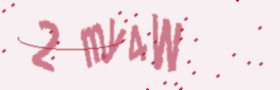
#> input picture dataset/generated/2my4w.png, 280 x 90 px; its folder holds only this picture in this run
$ jupyter execute --allow-errors computer_vision_proves.ipynb
#> lines starting #> are read from the running program, lines starting #| are printed output that depends on the picture; after the words box and inside, x2 and y2 are one past the last pixel; in counts of white or black regions, pixels touching at a corner belong together
The target of this notebook is separate the characters in different images, the actual CNN use a naive focus. But in a complex problem like a captchan the naive focus isn't the best.

I think if I discover a way of separate the characters I will have a better accuracy than the actually.

El principal problema que estoy teniendo en este proyecto es clasificar la imagen completa de golpe como una única categoría (Enfoque naive) hay una explosión convinatoria. Haciendo que a la CNN se le dificulte mucho aprender la información necesaria para la clasificación de las letras de manera eficiente.

¿Qué soluciones propuestas he encontrado para ello?

Pues pasar de el enfoque naive a la separación de las letras del dataset mediante mecanismos de aprendizaje no supervisado

# DBSCAN

En el presente código muestro el approach de DBSCAN y llego a la conclusión de que no es un buen mecanismo para la separación de las letras.

[cell 1]
import os
from PIL import Image
import numpy as np
from sklearn.cluster import DBSCAN
from tqdm import tqdm
import random

[cell 2]
folder = "./dataset/generated/"
files = os.listdir(folder)

[cell 3]
def getImage(file, folder="./dataset/generated/"):
    return np.array(Image.open(f"{folder}{file}"))

img_hsv = getImage(files[0])
#> in getImage, returned value is the input picture: shape (90, 280, 3); mean R, G, B 241.4, 223.1, 227.1

diccionario = {

}

[cell 4]
i,j,k = img_hsv.shape
dicc = {}
for a in range(i):
    for b in range(j):
        pixel = tuple(img_hsv[a, b, :])
        dicc[pixel] = dicc.get(pixel,0) + 1
#> after the loop, dicc = 1342 items
color_mayor = max(dicc, key=dicc.get)
#> color_mayor = (247, 239, 241)

[cell 5]
top_colores = sorted(dicc.items(), key=lambda item: item[1], reverse=True)
#> top_colores = 1342 items
segundo_color = top_colores[1][0]
#> segundo_color = (205, 121, 138)

[cell 6]
mascara = np.all(img_hsv == segundo_color, axis=-1)
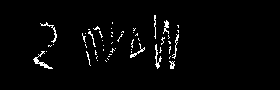
#> mascara: shape (90, 280) bool; 2.6% white in thin lines or dots, all inside (x1, y1, x2, y2) = (33, 15, 179, 69)

puntos = np.argwhere(mascara)
#> puntos = 645 pairs, first value 15 to 68, second value 33 to 178
print(f"Total de puntos a clusterizar: {len(puntos)}")
#| Total de puntos a clusterizar: 645

if len(puntos) > 50000:
    indices = np.random.choice(len(puntos), size=50000, replace=False)
    puntos_muestra = puntos[indices]
else:
    puntos_muestra = puntos
#> puntos_muestra has the same summary as puntos

db = DBSCAN(eps=10, min_samples=15)
labels = db.fit_predict(puntos_muestra)
#> labels = 645 values, max 2 at index 17, min 0 at index 0, mean 0.953

n_clusters = len(set(labels)) - (1 if -1 in labels else 0)
#> n_clusters = 3
n_ruido = list(labels).count(-1)
#> n_ruido = 0

print(f"Clusters encontrados: {n_clusters}")
#| Clusters encontrados: 3
print(f"Píxeles descartados como ruido: {n_ruido}")
#| Píxeles descartados como ruido: 0

[cell 7]
import matplotlib.pyplot as plt

alto, ancho = img_hsv.shape[:2]
canvas = np.zeros((alto, ancho), dtype=np.int32)

for (y, x), label in zip(puntos_muestra, labels):
    canvas[y, x] = label + 1
#> this loop made 645 passes
#> (y, x, label) on passes 1 to 3: (15, 154, 0), (15, 155, 0), (16, 154, 0)
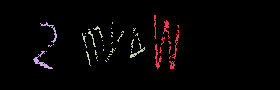
#> canvas: shape (90, 280) int32; 4 distinct labels, from 0 to 3; one colour per label, 0 black

plt.figure(figsize=(10, 6))
plt.imshow(canvas, cmap="tab20")
plt.title(f"DBSCAN sobre segundo color {segundo_color} ({n_clusters} clusters)")
plt.axis("off")
plt.show()

[cell 8]
def calcular_clusters_imagen(imagen,getImage=True):
    i,j,k = imagen.shape
    dicc = {}
    for a in range(i):
        for b in range(j):
            pixel = tuple(imagen[a, b, :])
            dicc[pixel] = dicc.get(pixel,0) + 1
    top_colores = sorted(dicc.items(), key=lambda item: item[1], reverse=True)
    segundo_color = top_colores[1][0]
    mascara = np.all(imagen == segundo_color, axis=-1)

    puntos = np.argwhere(mascara)

    if len(puntos) > 50000:
        indices = np.random.choice(len(puntos), size=50000, replace=False)
        puntos_muestra = puntos[indices]
    else:
        puntos_muestra = puntos

    db = DBSCAN(eps=8, min_samples=15)
    labels = db.fit_predict(puntos_muestra)

    n_clusters = len(set(labels)) - (1 if -1 in labels else 0)
    n_ruido = list(labels).count(-1)

    alto, ancho = img_hsv.shape[:2]
    canvas = np.zeros((alto, ancho), dtype=np.int32)

    for (y, x), label in zip(puntos_muestra, labels):
        canvas[y, x] = label + 1

    if getImage:
        plt.figure(figsize=(10, 6))
        plt.imshow(canvas, cmap="tab20")
        plt.title(f"DBSCAN sobre segundo color {segundo_color} ({n_clusters} clusters)")
        plt.axis("off")
        plt.show()
    return n_clusters

## Ejemplos de clasificación relacizados por DBSCAN

[cell 9]
k = max(1, int(len(files) * 0.001))
files_sample = random.sample(files, k)
_ = [calcular_clusters_imagen(getImage(file)) for file in tqdm(files_sample)]
#> in calcular_clusters_imagen, `i,j,k = imagen.shape`: i = 90; j = 280; k = 3
#> after the loop in calcular_clusters_imagen, `for a in range(i):`: dicc = 1342 items
#> in calcular_clusters_imagen, `segundo_color = top_colores[1][0]`: segundo_color = (205, 121, 138)
#> in calcular_clusters_imagen, `puntos_muestra = puntos`: puntos_muestra has the same summary as puntos outside calcular_clusters_imagen
#> in calcular_clusters_imagen, `labels = db.fit_predict(puntos_muestra)`: labels = 645 values, max 4 at index 127, min -1 at index 17, mean 1.18
#> in calcular_clusters_imagen, `n_clusters = len(set(labels)) - (1 if -1 in labels else 0)`: n_clusters = 5
#> in calcular_clusters_imagen, `n_ruido = list(labels).count(-1)`: n_ruido = 4
#> the loop in calcular_clusters_imagen, `for (y, x), label in zip(puntos_muestra, labels):` made 645 passes

decimos que dbscan clasifico correctamente en el caso de haber conseguido 5 clusters, debido a que tenemos unas 5 letras a clasificar.

[cell 10]
k = max(1, int(len(files) * 0.01))
files_sample = random.sample(files, k)
clusters = [calcular_clusters_imagen(getImage(file),getImage=False) for file in tqdm(files_sample)]
#> the loop in calcular_clusters_imagen (call 2), `for (y, x), label in zip(puntos_muestra, labels):` made 645 passes
#> clusters = [5]

[cell 11]
import matplotlib.pyplot as plt
from collections import Counter
import statistics

media = statistics.mean(clusters)
#> media = 5
mediana = statistics.median(clusters)
#> mediana = 5
try:
    moda = statistics.mode(clusters)
#> moda = 5
except statistics.StatisticsError:
    moda = statistics.multimode(clusters)

desv_estandar = statistics.stdev(clusters) if len(clusters) > 1 else 0
#> desv_estandar = 0

print(f"Total de muestras analizadas: {len(clusters)}")
#| Total de muestras analizadas: 1
print(f"Media: {media:.2f}")
#| Media: 5.00
print(f"Mediana: {mediana}")
#| Mediana: 5
print(f"Moda: {moda}")
#| Moda: 5
print(f"Desviación estándar: {desv_estandar:.2f}")
#| Desviación estándar: 0.00

conteo = Counter(clusters)
#> conteo = {5: 1}
valores = sorted(conteo.keys())
#> valores = [5]
frecuencias = [conteo[v] for v in valores]
#> frecuencias = [1]

plt.figure(figsize=(8, 5))
barras = plt.bar(valores, frecuencias, color="#2b5c8f", edgecolor="black", alpha=0.85)

for barra in barras:
    altura = barra.get_height()
    plt.annotate(f"{altura}",
                 xy=(barra.get_x() + barra.get_width() / 2, altura),
                 xytext=(0, 3),
                 textcoords="offset points",
                 ha="center", va="bottom", fontsize=10)
#> this loop made 1 pass

plt.axvline(media, color="red", linestyle="--", linewidth=1.5, label=f"Media ({media:.2f})")
plt.axvline(mediana, color="green", linestyle=":", linewidth=2, label=f"Mediana ({mediana})")

plt.title("Distribución de Elementos Detectados", fontsize=13, pad=15)
plt.xlabel("Número de letras detectadas", fontsize=11)
plt.ylabel("Frecuencia (cantidad de imágenes)", fontsize=11)
plt.xticks(range(min(valores), max(valores) + 1))
plt.legend()
plt.grid(axis="y", linestyle="--", alpha=0.6)
plt.tight_layout()
plt.show()
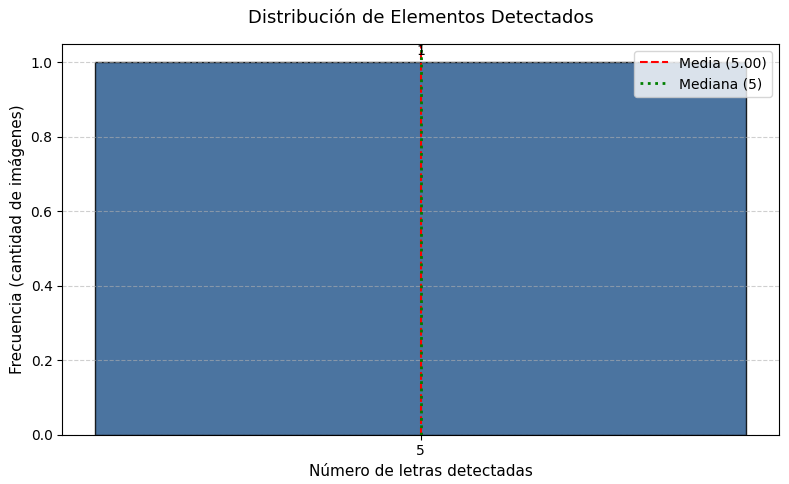
#> figure drawn by matplotlib, 1 panel

As observed, DBSCAN fails to segment overlapping characters effectively. Given this limitation, we explore alternative unsupervised segmentation techniques.

A good technique should get 5 clusters, one for each character.

[cell 12]
class bounding_box_coordenates:
    # [115 lines left out: functions __init__, update, box, dimensions, calc_box, recortar_y_mostrar and 1 more, not called in this run]

[cell 13]
i = 100
n_clusters = 0
#> (the rest of this cell did not finish here and is left out)

### ¿Cuales son los mejores hiperparametros para DBSCAN para separar las letras?

[cell 14]
import random
import numpy as np
from sklearn.cluster import DBSCAN
from tqdm import tqdm

def extraer_puntos_segundo_color(imagen, max_puntos=50000):
    """
    Versión vectorizada (mucho más rápida) para obtener los píxeles
    del segundo color más frecuente.
    """
    # Aplanar la imagen manteniendo los 3 canales RGB/BGR
    pixeles = imagen.reshape(-1, imagen.shape[-1])

    # Contar colores únicos
    colores_unicos, conteos = np.unique(pixeles, axis=0, return_counts=True)

    # Si la imagen tiene menos de 2 colores, descartar
    if len(colores_unicos) < 2:
        return np.empty((0, 2), dtype=int)

    # Obtener el segundo color más repetido
    indices_ordenados = np.argsort(conteos)[::-1]
    segundo_color = colores_unicos[indices_ordenados[1]]

    # Máscara y coordenadas (y, x)
    mascara = np.all(imagen == segundo_color, axis=-1)
    puntos = np.argwhere(mascara)

    if len(puntos) > max_puntos:
        indices = np.random.choice(len(puntos), size=max_puntos, replace=False)
        return puntos[indices]

    return puntos


def optimizar_hiperparametros_dbscan(files, get_image_fn, sample_size=100, eps_vals=None, min_samples_vals=None):
    if eps_vals is None:
        eps_vals = [6, 8, 10, 12, 14, 16, 18, 20]
    if min_samples_vals is None:
        min_samples_vals = [2, 3, 5, 8, 10, 15]

    # 1. Seleccionar muestra aleatoria
    k = min(len(files), max(1, sample_size))
    files_sample = random.sample(files, k)

    print(f"Extrayendo puntos de {k} imágenes de prueba...")
    dataset_puntos = []
    for file in tqdm(files_sample):
        img = get_image_fn(file)
        pts = extraer_puntos_segundo_color(img)
        if len(pts) > 0:
            dataset_puntos.append(pts)

    total_validos = len(dataset_puntos)
    print(f"Imágenes listas: {total_validos}. Evaluando combinaciones de hiperparámetros...\n")

    mejor_tasa = -1.0
    mejor_config = None
    resultados = []

    # 2. Grid Search
    for eps in eps_vals:
        for min_samples in min_samples_vals:
            exitos = 0

            for pts in dataset_puntos:
                db = DBSCAN(eps=eps, min_samples=min_samples)
                labels = db.fit_predict(pts)

                # Número de clusters ignorando ruido (-1)
                n_clusters = len(set(labels)) - (1 if -1 in labels else 0)

                if n_clusters == 5:
                    exitos += 1

            tasa_exito = (exitos / total_validos) * 100
            resultados.append((eps, min_samples, tasa_exito, exitos))

            if tasa_exito > mejor_tasa:
                mejor_tasa = tasa_exito
                mejor_config = (eps, min_samples)

    # 3. Mostrar tabla de resultados ordenada
    resultados.sort(key=lambda x: x[2], reverse=True)

    print("=" * 55)
    print(f"{'eps':^10} | {'min_samples':^12} | {'Aciertos (5 cl.)':^16} | {'Tasa (%)':^8}")
    print("-" * 55)
    for eps, ms, tasa, aciertos in resultados[:10]:  # Top 10
        print(f"{eps:^10} | {ms:^12} | {f'{aciertos}/{total_validos}':^16} | {tasa:^7.2f}%")
    print("=" * 55)

    print(f"\nMejor combinación encontrada: eps={mejor_config[0]}, min_samples={mejor_config[1]} (Éxito: {mejor_tasa:.2f}%)")
    return mejor_config[0], mejor_config[1]

# Ejecución (ajusta getImage y files a tus variables locales)
best_eps, best_min_samples = optimizar_hiperparametros_dbscan(files, getImage, sample_size=150)
#> the loop in optimizar_hiperparametros_dbscan, `for file in tqdm(files_sample):` made 1 pass
#> after the loop in optimizar_hiperparametros_dbscan, `for file in tqdm(files_sample):`: dataset_puntos = 1 item
#> in optimizar_hiperparametros_dbscan, `total_validos = len(dataset_puntos)`: total_validos = 1
#> (printed output is left out)
#> after the loop in optimizar_hiperparametros_dbscan, `for eps in eps_vals:`: mejor_config = (8, 10); mejor_tasa = 100; resultados = 48 items, first 6: (6, 2, 0, 0), (6, 3, 0, 0), (6, 5, 0, 0), (6, 8, 0, 0), (6, 10, 0, 0), (6, 15, 0, 0)
#> the loop in optimizar_hiperparametros_dbscan, `for eps, ms, tasa, aciertos in resultados[:10]:` made 10 passes
#> (printed output is left out)
#| Mejor combinación encontrada: eps=8, min_samples=10 (Éxito: 100.00%)
#> best_eps = 8; best_min_samples = 10

# Erosion technique

[cell 15]
import cv2
import numpy as np


def segmentar_digitos_erosion(imagen, kernel_size=3):
    pixels = imagen.reshape(-1, imagen.shape[-1])
    colores, counts = np.unique(pixels, axis=0, return_counts=True)
    segundo_color = tuple(colores[np.argsort(-counts)[1]])
    mascara = np.all(imagen == segundo_color, axis=-1).astype(np.uint8)

    kernel = cv2.getStructuringElement(
        cv2.MORPH_RECT, (kernel_size, kernel_size)
    )
    mascara_erosionada = cv2.erode(mascara, kernel, iterations=1)

    num_labels, labels, stats, centroids = cv2.connectedComponentsWithStats(
        mascara_erosionada
    )

    min_area = 50
    digitos_validos = [
        i for i in range(1, num_labels) if stats[i, cv2.CC_STAT_AREA] >= min_area
    ]

    return len(digitos_validos), labels

[cell 16]
k = max(1, int(len(files) * 0.01))
#> k = 1
files_sample = random.sample(files, k)
#> files_sample = ['2my4w.png']
clusters = [segmentar_digitos_erosion(getImage(file)) for file in tqdm(files_sample)]
#> in segmentar_digitos_erosion, `colores, counts = np.unique(pixels, axis=0, return_counts=True)`: colores = 1342 rows, first 8: [171, 27, 56], [178, 49, 75], [179, 49, 75], [179, 49, 77], [182, 58, 82], [182, 58, 83], [182, 60, 85], [183, 59, 82]; counts = 1342 values, max 20348 at index 1339, min 1 at index 1, mean 18.78
#> in segmentar_digitos_erosion, `segundo_color = tuple(colores[np.argsort(-counts)[1]])`: segundo_color = (205, 121, 138)
#> in segmentar_digitos_erosion, `mascara_erosionada = cv2.erode(mascara, kernel, iterations=1)`:
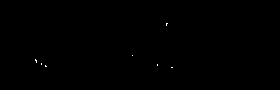
#> mascara_erosionada: shape (90, 280); values 0 (black) and 1 (white), 0.08% white in thin lines or dots, all inside (x1, y1, x2, y2) = (35, 23, 173, 68)
#> in segmentar_digitos_erosion, `num_labels, labels, stats, centroids = cv2.connectedComponentsWithStat..`: num_labels = 8; stats = [[0, 0, 280, 90, 25181], [166, 23, 2, 3, 4], [132, 55, 1, 1, 1], [35, 59, 2, 4, 5], [41, 63, 1, 2, 2], [45, 65, 2, 2, 3], [157, 64, 1, 2, 2], [171, 67, 2, 1, 2]]; centroids = [[139.5, 44.49], [166.2, 23.75], [132, 55], [35.6, 60.4], [41, 63.5], [45.33, 65.67], [157, 64.5], [171.5, 67]]
#> in segmentar_digitos_erosion, `digitos_validos = [ i for i in range(1, num_labels) if stats[i, cv2.CC..`: digitos_validos = []
#> clusters = 1 item

[cell 17]
n_digitos, mapa_clusters = clusters[0]
#> n_digitos = 0

plt.figure(figsize=(8, 5))
plt.imshow(mapa_clusters, cmap="tab20")
plt.title(f"Dígitos detectados: {n_digitos}")
plt.axis("off")
plt.colorbar(label="ID del dígito")
plt.show()
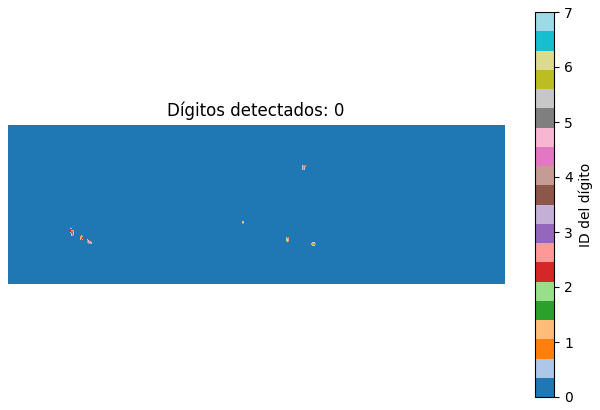
#> figure drawn by matplotlib, 2 panels

[cell 18]
import cv2
import matplotlib.pyplot as plt
import numpy as np
from PIL import Image

img = Image.open(f"{folder}{files[0]}").convert("L")
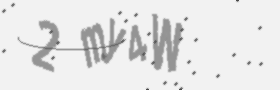
#> img: PIL image 280x90 L; min 73, max 242, mean 229.3
img_np = np.array(img)

_, binaria = cv2.threshold(
    img_np, 200, 255, cv2.THRESH_BINARY_INV | cv2.THRESH_OTSU
)
#> binaria: shape (90, 280); 12.6% white; 25 white regions (22 under 20 px), largest, box (x1, y1, x2, y2) and area: (18, 18, 126, 72) 1601, (151, 14, 184, 72) 1026, (129, 25, 147, 61) 376

kernel_linea = cv2.getStructuringElement(cv2.MORPH_RECT, (1, 3))
sin_linea = cv2.morphologyEx(binaria, cv2.MORPH_OPEN, kernel_linea)
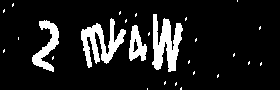
#> sin_linea: shape (90, 280); 12.1% white; 27 white regions (23 under 20 px), largest, box (x1, y1, x2, y2) and area: (152, 14, 183, 72) 1019, (81, 18, 126, 68) 963, (32, 20, 59, 72) 567, (129, 25, 147, 61) 376

kernel_ruido = cv2.getStructuringElement(cv2.MORPH_RECT, (2, 2))
limpia = cv2.morphologyEx(sin_linea, cv2.MORPH_OPEN, kernel_ruido)
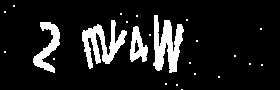
#> limpia: shape (90, 280); 11.9% white; 24 white regions (20 under 20 px), largest, box (x1, y1, x2, y2) and area: (153, 15, 184, 73) 1018, (82, 20, 127, 69) 960, (33, 22, 60, 73) 565, (130, 26, 148, 62) 376

num_labels, labels, stats, centroids = cv2.connectedComponentsWithStats(limpia)
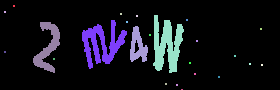
#> labels: shape (90, 280) int32; 25 distinct labels, from 0 to 24; one colour per label, 0 black
#> num_labels = 25; stats = 25 rows, first 6: [0, 0, 280, 90, 22203], [13, 5, 2, 2, 4], [4, 11, 2, 2, 4], [120, 13, 2, 2, 4], [136, 15, 2, 2, 4], [153, 15, 31, 58, 1018]; centroids = 25 pairs, first value 4.5 to 261.5, second value 5.5 to 89

min_area = 40
cajas = []
for i in range(1, num_labels):
    x, y, w, h, area = stats[i]
    if area >= min_area:
        cajas.append((x, y, w, h))
#> this loop made 24 passes
#> (x, y, w, h, area) on passes 5, 7, 9, 10: (153, 15, 31, 58, 1018), (82, 20, 45, 49, 960), (33, 22, 27, 51, 565), (130, 26, 18, 36, 376)
#> after the loop, cajas = [(153, 15, 31, 58), (82, 20, 45, 49), (33, 22, 27, 51), (130, 26, 18, 36)]

cajas = sorted(cajas, key=lambda c: c[0])
#> cajas = [(33, 22, 27, 51), (82, 20, 45, 49), (130, 26, 18, 36), (153, 15, 31, 58)]
print(f"Caracteres detectados: {len(cajas)}")
#| Caracteres detectados: 4

# Colors islands

I think I can delete the noisy selecting the second color of an image

[cell 19]
def calcular_clusters_imagen(imagen,getImage=True):
    i,j,k = imagen.shape
    dicc = {}
    for a in range(i):
        for b in range(j):
            pixel = tuple(imagen[a, b, :])
            dicc[pixel] = dicc.get(pixel,0) + 1
    top_colores = sorted(dicc.items(), key=lambda item: item[1], reverse=True)
    segundo_color = top_colores[1][0]
    mascara = np.all(imagen == segundo_color, axis=-1)

    result = np.full_like(imagen, fill_value=255)
    result[mascara] = segundo_color
    return result

[cell 20]
imagen_procesada = calcular_clusters_imagen(getImage(files[0]))
#> in calcular_clusters_imagen, `i,j,k = imagen.shape`: i = 90; j = 280; k = 3
#> after the loop in calcular_clusters_imagen, `for a in range(i):`: dicc = 1342 items
#> in calcular_clusters_imagen, `segundo_color = top_colores[1][0]`: segundo_color = (205, 121, 138)

imagen_rgb = cv2.cvtColor(imagen_procesada, cv2.COLOR_BGR2RGB)
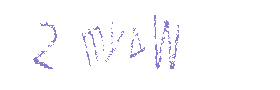
#> imagen_rgb: shape (90, 280, 3); mean R, G, B 252, 251.6, 253.7

plt.figure(figsize=(6, 4))
plt.imshow(imagen_rgb)
plt.axis("off")
plt.title("Segundo color aislado")
plt.show()
